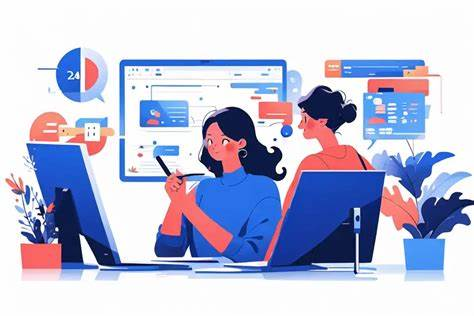
#> input picture OIP.jpg, 474 x 316 px
$ python q1.py
#> lines starting #> are read from the running program, lines starting #| are printed output that depends on the picture
import cv2
import numpy as np

# Input from user
levels = int(input("Enter the number of intensity levels (power of 2 between 2 and 256): "))
#> the answer given: 3

original = cv2.imread('OIP.jpg')
#> original is the input picture: shape (316, 474, 3); mean B, G, R 215.4, 190.5, 187.1
gray = cv2.imread('OIP.jpg', cv2.IMREAD_GRAYSCALE)
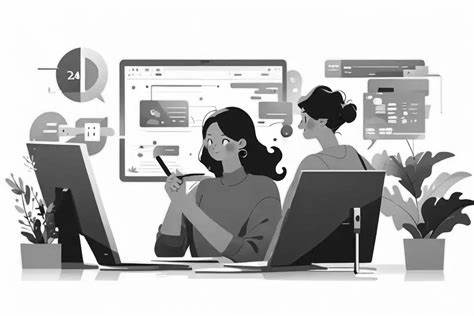
#> gray: shape (316, 474); min 0, max 255, mean 192.5

factor = 256 // levels
reduced = (gray // factor) * factor
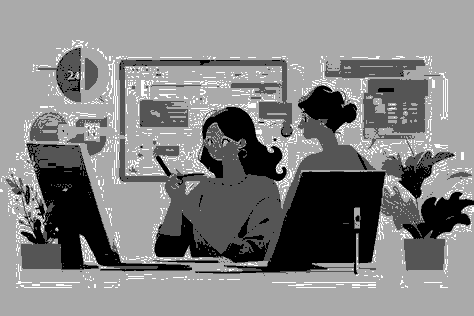
#> reduced: shape (316, 474); min 0, max 255, mean 130.2

reduced_bgr = cv2.cvtColor(reduced, cv2.COLOR_GRAY2BGR)

if original.shape != reduced_bgr.shape:
    reduced_bgr = cv2.resize(reduced_bgr, (original.shape[1], original.shape[0]))

combined = np.hstack((original, reduced_bgr))
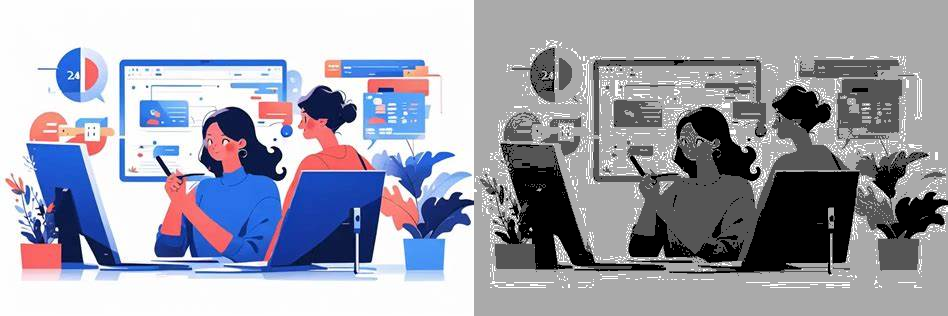
#> combined: shape (316, 948, 3); mean B, G, R 172.8, 160.3, 158.7
cv2.imshow(f"Original (Left) | Reduced to {levels} Levels (Right)", combined)
cv2.waitKey(0)
cv2.destroyAllWindows()
